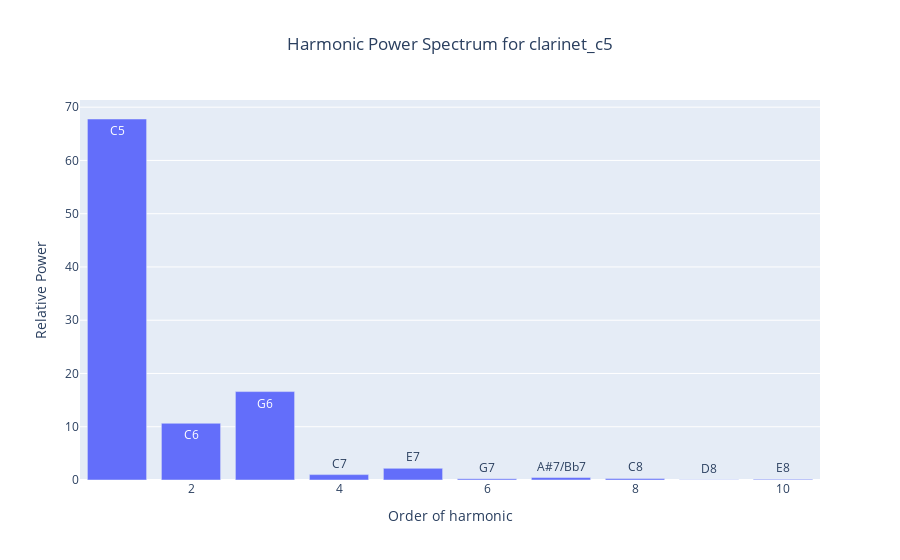
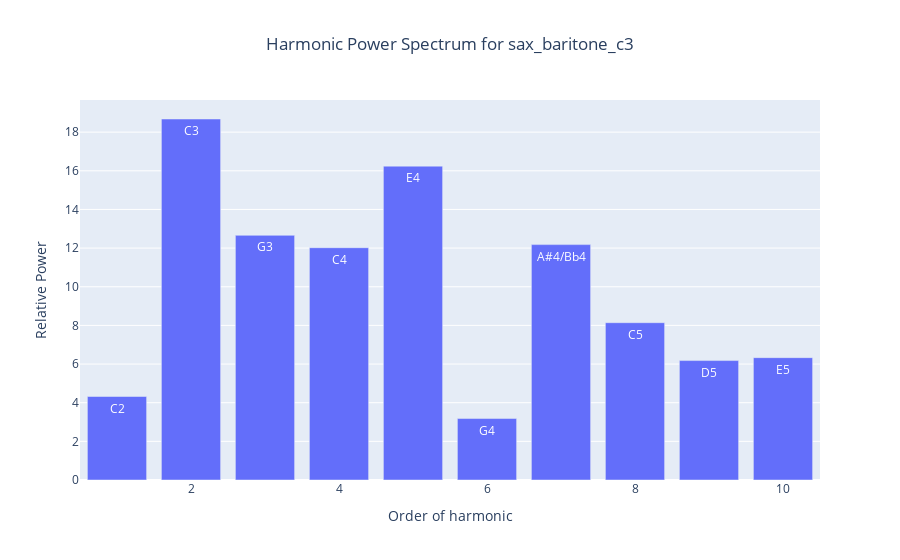
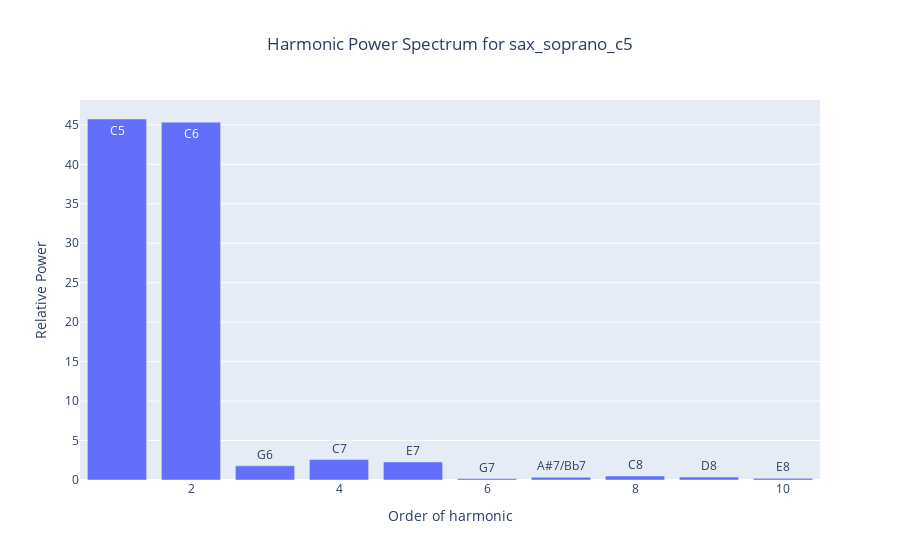

Notebook source saved alongside these figures, in order:
### Markdown cell above
# Drawing power spectra of harmonics

### Code cell
relative_harmonic_powers_per_instrument = []

for fourier_coefficients in fourier_coefficients_per_instrument:
    relative_harmonic_powers_per_instrument.append(fmu.calculate_harmonic_power_spectrum(fourier_coefficients))
    
gdu.draw_harmonics_power_spectra(files, relative_harmonic_powers_per_instrument)

### Figure 1 — Plotly figure (JSON) as saved in the notebook; plotly's stock layout.template omitted (floating-point values rounded to 4 significant figures)
{"data": [{"customdata": [{"frequency": "529.10 Hz", "note": "C5"}, {"frequency": "1058.20 Hz", "note": "C6"}, {"frequency": "1587.30 Hz", "note": "G6"}, {"frequency": "2116.40 Hz", "note": "C7"}, {"frequency": "2645.50 Hz", "note": "E7"}, {"frequency": "3174.60 Hz", "note": "G7"}, {"frequency": "3703.70 Hz", "note": "A#7/Bb7"}, {"frequency": "4232.80 Hz", "note": "C8"}, {"frequency": "4761.90 Hz", "note": "D8"}, {"frequency": "5291.01 Hz", "note": "E8"}], "hovertemplate": "Harmonic Order: %{x}<br>Relative Power: %{y:.2f}%<br>Frequency: %{customdata.frequency}<br>Note: %{customdata.note}<extra></extra>", "name": "Harmonic power spectrum for clarinet_c5", "text": ["C5", "C6", "G6", "C7", "E7", "G7", "A#7/Bb7", "C8", "D8", "E8"], "type": "bar", "x": [1, 2, 3, 4, 5, 6, 7, 8, 9, 10], "y": [67.78, 10.65, 16.6, 1.01, 2.19, 0.24, 0.46, 0.29, 0.04, 0.12]}], "layout": {"title": {"text": "Harmonic Power Spectrum for clarinet_c5", "x": 0.5}, "xaxis": {"title": {"text": "Order of harmonic"}}, "yaxis": {"title": {"text": "Relative Power"}}}}

### Figure 2 — Plotly figure (JSON) as saved in the notebook; plotly's stock layout.template omitted (floating-point values rounded to 4 significant figures)
{"data": [{"customdata": [{"frequency": "65.79 Hz", "note": "C2"}, {"frequency": "131.58 Hz", "note": "C3"}, {"frequency": "197.37 Hz", "note": "G3"}, {"frequency": "263.16 Hz", "note": "C4"}, {"frequency": "328.95 Hz", "note": "E4"}, {"frequency": "394.74 Hz", "note": "G4"}, {"frequency": "460.53 Hz", "note": "A#4/Bb4"}, {"frequency": "526.32 Hz", "note": "C5"}, {"frequency": "592.11 Hz", "note": "D5"}, {"frequency": "657.89 Hz", "note": "E5"}], "hovertemplate": "Harmonic Order: %{x}<br>Relative Power: %{y:.2f}%<br>Frequency: %{customdata.frequency}<br>Note: %{customdata.note}<extra></extra>", "name": "Harmonic power spectrum for sax_baritone_c3", "text": ["C2", "C3", "G3", "C4", "E4", "G4", "A#4/Bb4", "C5", "D5", "E5"], "type": "bar", "x": [1, 2, 3, 4, 5, 6, 7, 8, 9, 10], "y": [4.32, 18.68, 12.66, 12.02, 16.24, 3.18, 12.18, 8.14, 6.18, 6.33]}], "layout": {"title": {"text": "Harmonic Power Spectrum for sax_baritone_c3", "x": 0.5}, "xaxis": {"title": {"text": "Order of harmonic"}}, "yaxis": {"title": {"text": "Relative Power"}}}}

### Figure 3 — Plotly figure (JSON) as saved in the notebook; plotly's stock layout.template omitted (floating-point values rounded to 4 significant figures)
{"data": [{"customdata": [{"frequency": "529.10 Hz", "note": "C5"}, {"frequency": "1058.20 Hz", "note": "C6"}, {"frequency": "1587.30 Hz", "note": "G6"}, {"frequency": "2116.40 Hz", "note": "C7"}, {"frequency": "2645.50 Hz", "note": "E7"}, {"frequency": "3174.60 Hz", "note": "G7"}, {"frequency": "3703.70 Hz", "note": "A#7/Bb7"}, {"frequency": "4232.80 Hz", "note": "C8"}, {"frequency": "4761.90 Hz", "note": "D8"}, {"frequency": "5291.01 Hz", "note": "E8"}], "hovertemplate": "Harmonic Order: %{x}<br>Relative Power: %{y:.2f}%<br>Frequency: %{customdata.frequency}<br>Note: %{customdata.note}<extra></extra>", "name": "Harmonic power spectrum for sax_soprano_c5", "text": ["C5", "C6", "G6", "C7", "E7", "G7", "A#7/Bb7", "C8", "D8", "E8"], "type": "bar", "x": [1, 2, 3, 4, 5, 6, 7, 8, 9, 10], "y": [45.74, 45.34, 1.79, 2.59, 2.29, 0.19, 0.35, 0.5, 0.37, 0.21]}], "layout": {"title": {"text": "Harmonic Power Spectrum for sax_soprano_c5", "x": 0.5}, "xaxis": {"title": {"text": "Order of harmonic"}}, "yaxis": {"title": {"text": "Relative Power"}}}}
